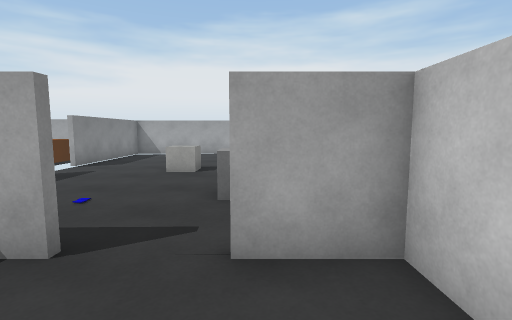
view 1 (above)

12 first-person views from a walk through a scene from a Unity 3-D project. The camera is 1.4 m above the floor, tilts 6° down and sees 85° across. Doors are open. The floor is counted in squares, 1 m on a side. Each view is taken from the middle of a square. On the plan, view 1 faces up. The plan holds only what a view shows up to about 14 squares ahead; the rest is blank. The place goes on beyond the plan. Surface patterns are stand-ins for the level's own textures.

view 2
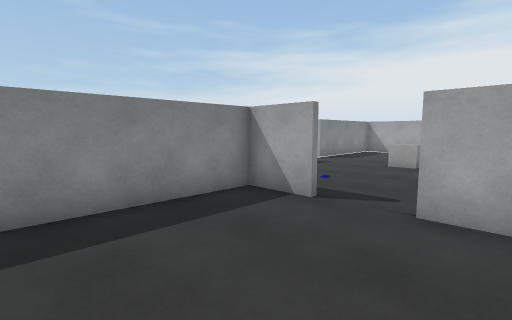

view 3
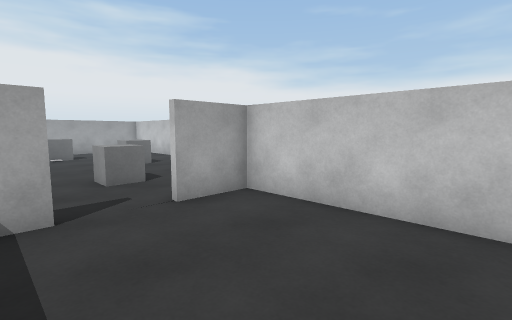

view 4
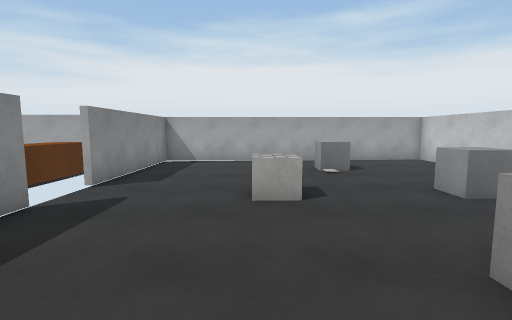

view 5
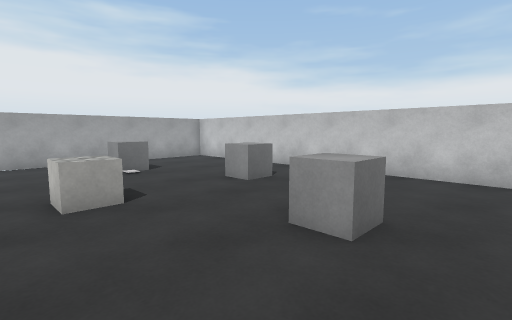

view 6
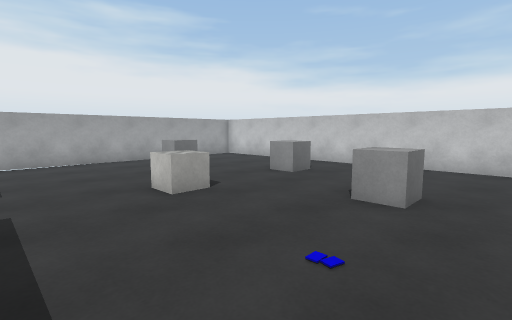

view 7
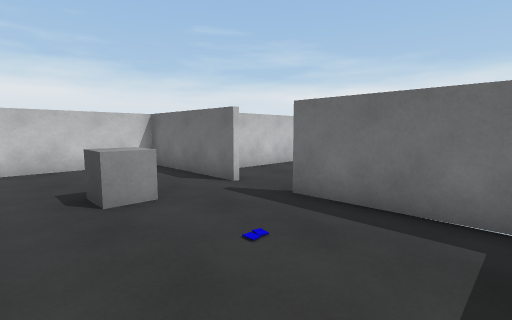

view 8
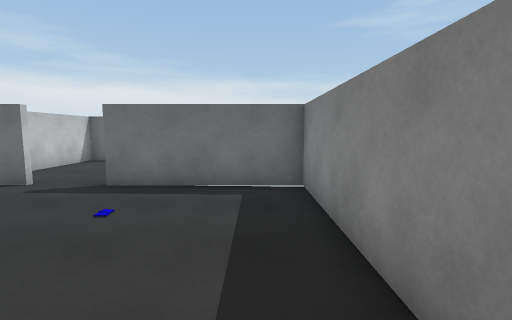

view 9
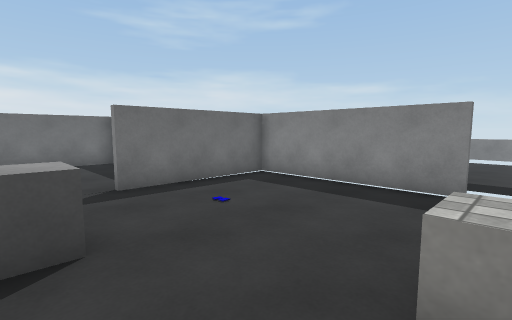

view 10
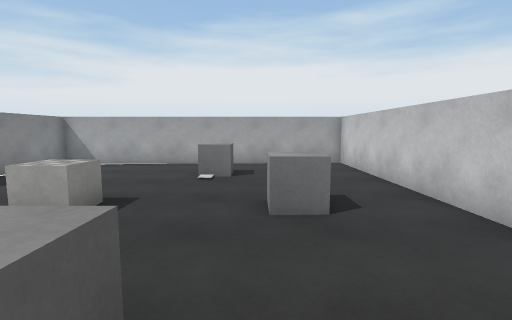

view 11
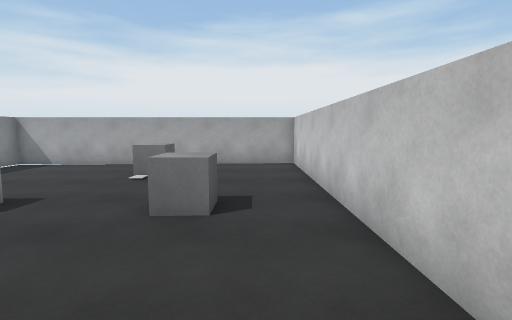

view 12
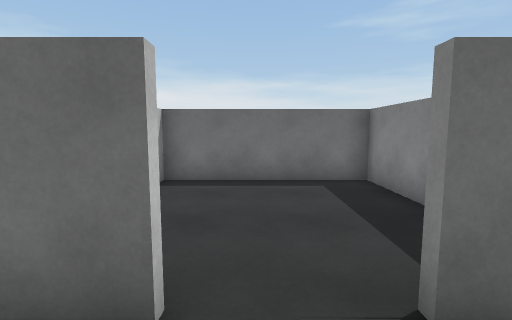

### Floor plan
Ten units are one square. View 1 is at (0, 0); x grows to the right and y downward. Boxes are objects, and circles mark ways between rooms. Rooms are numbered by the first view taken in them; rooms with no view inside come last. Other rooms are left out.
<svg viewBox="-77 -174 128 208">
<path fill="none" stroke="#000" d="M-22 -29 -42 -29 -42 29 16 29 16 -29 -4 -29M-72 -91 -72 -31 -22 -31M-4 -31 46 -31 46 -169 -72 -169 -72 -110"/>
<rect x="-35" y="-105" width="20" height="10" fill="#bbb"><title>other object</title></rect>
<rect x="-15" y="-65" width="20" height="10" fill="#bbb"><title>other object</title></rect>
<rect x="-15" y="-145" width="20" height="10" fill="#bbb"><title>other object</title></rect>
<rect x="5" y="-105" width="20" height="10" fill="#bbb"><title>other object</title></rect>
<circle cx="-15" cy="-30" r="3" fill="#2a7"/>
<text x="-10" y="0">1</text>
<text x="-10" y="-100">2</text>
</svg>
Room 1 opens to room 2.

Where each view was taken, in squares from view 1:
view 1: 0 up, 0 right, facing up
view 2: 2 down, 1 right, facing up-left
view 3: 2 down, 3 left, facing up-right
view 4: 4 up, 3 left, facing up
view 5: 4 up, 4 left, facing up-right
view 6: 4 up, 6 left, facing up-right
view 7: 8 up, 6 left, facing down-right
view 8: 10 up, 6 left, facing down
view 9: 10 up, 0 right, facing down-left
view 10: 5 up, 1 right, facing up
view 11: 5 up, 3 right, facing up
view 12: 5 up, 1 left, facing down
